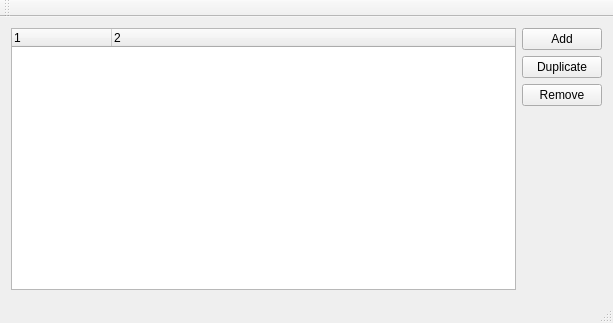
<?xml version="1.0" encoding="UTF-8"?>
<ui version="4.0">
 <class>MainWindow</class>
 <widget class="QMainWindow" name="MainWindow">
  <property name="geometry">
   <rect>
    <x>0</x>
    <y>0</y>
    <width>613</width>
    <height>323</height>
   </rect>
  </property>
  <property name="windowTitle">
   <string>MainWindow</string>
  </property>
  <widget class="QWidget" name="centralWidget">
   <layout class="QGridLayout" name="gridLayout">
    <item row="0" column="1">
     <layout class="QVBoxLayout" name="verticalLayout">
      <item>
       <widget class="QPushButton" name="bt_add">
        <property name="text">
         <string>Add</string>
        </property>
       </widget>
      </item>
      <item>
       <widget class="QPushButton" name="bt_duplicate">
        <property name="text">
         <string>Duplicate</string>
        </property>
       </widget>
      </item>
      <item>
       <widget class="QPushButton" name="bt_remove">
        <property name="text">
         <string>Remove</string>
        </property>
       </widget>
      </item>
      <item>
       <spacer name="verticalSpacer">
        <property name="orientation">
         <enum>Qt::Vertical</enum>
        </property>
        <property name="sizeHint" stdset="0">
         <size>
          <width>20</width>
          <height>40</height>
         </size>
        </property>
       </spacer>
      </item>
     </layout>
    </item>
    <item row="0" column="0">
     <widget class="QTreeWidget" name="treeWidget">
      <property name="frameShadow">
       <enum>QFrame::Sunken</enum>
      </property>
      <property name="lineWidth">
       <number>1</number>
      </property>
      <property name="dragEnabled">
       <bool>true</bool>
      </property>
      <property name="uniformRowHeights">
       <bool>false</bool>
      </property>
      <property name="wordWrap">
       <bool>false</bool>
      </property>
      <property name="headerHidden">
       <bool>false</bool>
      </property>
      <property name="columnCount">
       <number>2</number>
      </property>
      <attribute name="headerVisible">
       <bool>true</bool>
      </attribute>
      <column>
       <property name="text">
        <string notr="true">1</string>
       </property>
      </column>
      <column>
       <property name="text">
        <string notr="true">2</string>
       </property>
      </column>
     </widget>
    </item>
   </layout>
  </widget>
  <widget class="QMenuBar" name="menuBar">
   <property name="geometry">
    <rect>
     <x>0</x>
     <y>0</y>
     <width>613</width>
     <height>25</height>
    </rect>
   </property>
  </widget>
  <widget class="QToolBar" name="mainToolBar">
   <attribute name="toolBarArea">
    <enum>TopToolBarArea</enum>
   </attribute>
   <attribute name="toolBarBreak">
    <bool>false</bool>
   </attribute>
  </widget>
  <widget class="QStatusBar" name="statusBar"/>
 </widget>
 <layoutdefault spacing="6" margin="11"/>
 <resources/>
 <connections/>
</ui>
